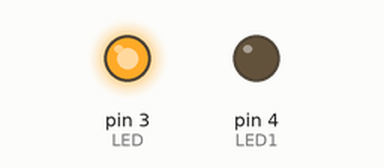
A sketch run on a simulated Arduino Uno, built with avr-gcc and run on an emulated ATmega328P. Shown: output pins drawn as LEDs (lit = HIGH).

Above: at 1.0 s.
At 5.0 s:
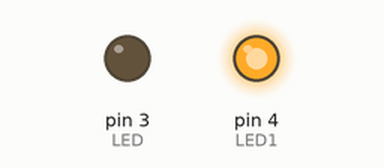
At 8.0 s:
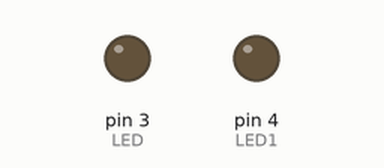
Timing chart, 0 to 13.0 s (numbered marks = the images above):
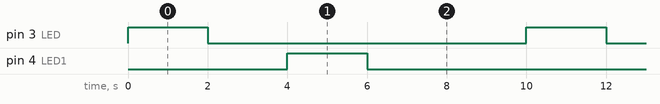

The sketch:

1_by_1_LD.ino
```cpp
 const int LED = 3;
 const int LED1 = 4;
 const int LED2 = 5;

 void setup() {
  pinMode(LED, OUTPUT);
  pinMode(LED1, OUTPUT);
}

void loop() {
  digitalWrite(LED, HIGH);
  delay(2000);
  digitalWrite(LED, LOW);
  delay(2000);
  digitalWrite(LED1, HIGH);
  delay(2000);
  digitalWrite(LED1, LOW);
  delay(2000);
  digitalWrite(LED2, HIGH);
  delay(2000);
  digitalWrite(LED2, LOW);

}
```

Measured:
- by itself, pin 3 (LED), pin 4 (LED1): alternates HIGH for 2.0 s and LOW for 8.0 s
- by itself, everything shown: repeats every 10.0 s, in 4 steps
